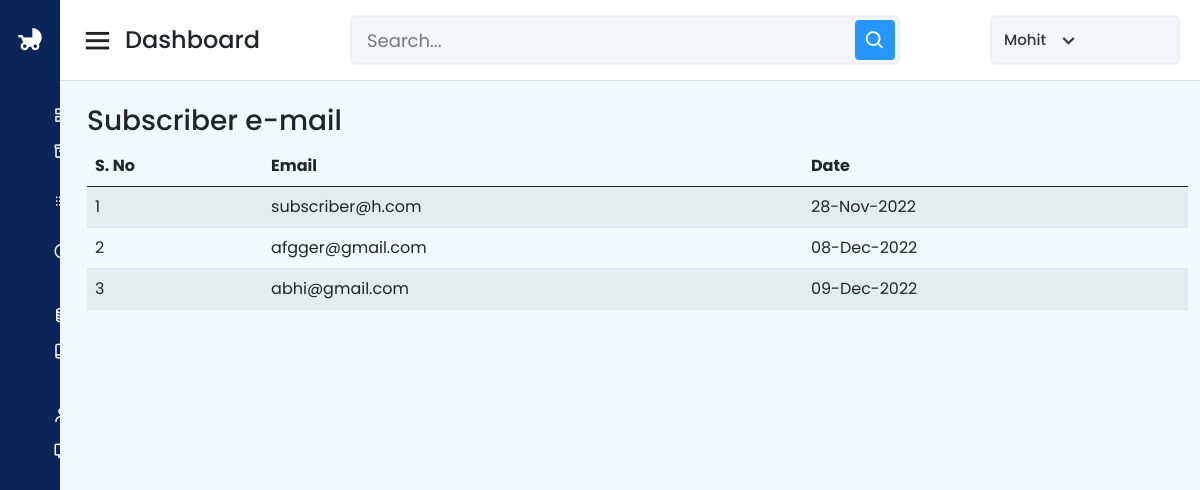
The app's page /dashboard/subscriber (signed in) with its own data.
### App/models.py (models this page shows, shortened)
class Subscriber(models.Model):
    email = models.EmailField(null=True)
    dateOfSub = models.DateField(auto_now=True, null=True)

### App/views.py (the view)
# urls.py: path("dashboard/subscriber",subscriber,name= "subscriber"),
def subscriber(request):
    if not request.user.is_authenticated:
        return redirect('admin_login')
    subscriber = Subscriber.objects.all()
    return render(request, "subscriber.html", context={"subscriber": subscriber})

### App/templates/subscriber.html (shortened to what this page needs)
{% extends 'dashbase.html' %}{% block body %}
    <div class="container">
        <h3>Subscriber e-mail</h3>
    <table id="example" class="table table-striped" style="width: 100%">
      <thead>
        <tr>
            <th>S. No</th>
          <th>Email</th>
          <th>Date</th>
        </tr>
      </thead>
      <tbody>
        {% for s in subscriber %}
        <tr>
        <td>{{ s.id }}</td>
          <td>{{ s.email }}</td>
          <td>{{ s.dateOfSub| date:"d-M-Y" }}</td>
        </tr>
        {% endfor %}
      </tbody>
    </table>
  </div>
{% endblock %}

### App/templates/dashbase.html (shortened to what this page needs)
<!DOCTYPE html>
{% load static %}
<html lang="en" dir="ltr">
  <head>
    <link rel="stylesheet" href="{% static '/css/dashboard.css' %}" />
    <link
      href="https://unpkg.com/boxicons@2.0.7/css/boxicons.min.css"
      rel="stylesheet"
    />
    <link
      href="https://cdn.jsdelivr.net/npm/bootstrap@5.0.2/dist/css/bootstrap.min.css"
      rel="stylesheet"
    />
    <link
      rel="stylesheet"
      type="text/css"
      href="https://cdn.datatables.net/v/bs5/jq-3.6.0/dt-1.13.1/b-2.3.3/b-html5-2.3.3/datatables.min.css"
    />
    <link
      rel="stylesheet"
      href="https://cdnjs.cloudflare.com/ajax/libs/font-awesome/6.2.1/css/all.min.css"
    />
  </head>
  <body>
    <div class="sidebar">
      <div class="logo-details">
        <i class='bx bxs-baby-carriage'></i>
        <span class="logo_name">BS|MS</span>
      </div>
      <ul class="nav-links">
        <li>
          <a href="{% url 'dashboard' %}">
            <span class="links_name">Dashboard</span>
          </a>
        </li>
        <li>
          <div class="dropdwon">
            <a
              href="#"
              class="dropdown-toggle"
              role="button"
              id="services"
              data-bs-toggle="dropdown"
              aria-expanded="false"
            >
              <span class="links_name">Services</span>
            </a>
          </div>
        </li>
        <li>
          <div class="dropdown">
            <a
              href="#"
              class="dropdown-toggle"
              role="button"
              id="babysitter"
              data-bs-toggle="dropdown"
              aria-expanded="false"
            >
              <span class="links_name">Baby Sitters</span>
            </a>
          </div>
        </li>
        <li>
          <div class="dropdown">
            <a
              href="#"
              class="dropdown-toggle"
              role="button"
              id="enquiry"
              data-bs-toggle="dropdown"
              aria-expanded="false"
            >
              <span class="links_name">Enquiry</span>
            </a>
          </div>
        </li>
        <li>
          <a href="{% url 'subscriber' %}">
            <span class="links_name">Subscriber</span>
          </a>
        </li>
        <li>
          <div class="dropdown">
            <a
              href="#"
              class="dropdown-toggle"
              role="button"
              id="Enrollments"
              data-bs-toggle="dropdown"
              aria-expanded="true"
            >
              <span class="links_name">Enrollments</span>
            </a>
          </div>
        </li>
        <li>
          <a href="{% url 'report' %}">
            <span class="links_name">Reports</span>
          </a>
        </li>
        <li>
          <div class="dropdown">
            <a
              href="#"
              class="dropdown-toggle"
              role="button"
              id="pages"
              data-bs-toggle="dropdown"
              aria-expanded="true"
            >
              <span class="links_name">Pages</span>
            </a>
          </div>
        </li>
      </ul>
    </div>
    <section class="home-section">
      <nav>
        <div class="sidebar-button">
          <i class="bx bx-menu sidebarBtn"></i>
          <span class="dashboard">Dashboard</span>
        </div>
        <div class="search-box">
          <input type="text" placeholder="Search..."  id ="search_value" />
          <i class="bx bx-search" onclick="search()"></i>
        </div>
        <div class="profile-details">
          <span class="admin_name">{{ request.user }}</span>
          <i class="bx bx-chevron-down"></i>
        </div>
      </nav>
      <div class="home-content" style="margin-left: 15px">
        {% block body %} {% endblock %}
      </div>
    </section>
  </body>
</html>

### App/static/css/dashboard.css (style rules this page uses)
* { margin: 0; padding: 0; box-sizing: border-box; font-family: 'Poppins', sans-serif; }
.sidebar { position: fixed; height: 100%; width: 240px; background: #0A2558; transition: all 0.5s ease; }
.sidebar .logo-details { height: 80px; display: flex; align-items: center; }
.sidebar .logo-details i { font-size: 28px; font-weight: 500; color: #fff; min-width: 60px; text-align: center }
.sidebar .logo-details .logo_name { color: #fff; font-size: 24px; font-weight: 500; }
.sidebar .nav-links { margin-top: 10px; }
.sidebar .nav-links li { position: relative; list-style: none; height: 50px; }
.sidebar .nav-links li a { height: 100%; width: 100%; display: flex; align-items: center; text-decoration: none; transition: all 0.4s ease; }
.sidebar .nav-links li a .links_name { color: #fff; font-size: 15px; font-weight: 400; white-space: nowrap; }
.home-section { position: relative; background: #eefafb; min-height: 100vh; width: calc(100% - 240px); left: 240px; transition: all 0.5s ease; }
.home-section nav { display: flex; justify-content: space-between; height: 80px; background: #fff; display: flex; align-items: center; position: fixed; width: calc(100% - 240px); left: 240px; z-index: 100; padding: 0 20px; box-shadow: 0 1px 1px rgba(0, 0, 0, 0.1); transition: all 0.5s ease; }
.home-section nav .sidebar-button { display: flex; align-items: center; font-size: 24px; font-weight: 500; }
nav .sidebar-button i { font-size: 35px; margin-right: 10px; }
.home-section nav .search-box { position: relative; height: 50px; max-width: 550px; width: 100%; margin: 0 20px; }
nav .search-box input { height: 100%; width: 100%; outline: none; background: #F5F6FA; border: 2px solid #EFEEF1; border-radius: 6px; font-size: 18px; padding: 0 15px; }
nav .search-box .bx-search { position: absolute; height: 40px; width: 40px; background: #2697FF; right: 5px; top: 50%; transform: translateY(-50%); border-radius: 4px; line-height: 40px; text-align: center; color: #fff; font-size: 22px; transition: all 0.4 ease; }
.home-section nav .profile-details { display: flex; align-items: center; background: #F5F6FA; border: 2px solid #EFEEF1; border-radius: 6px; height: 50px; min-width: 190px; padding: 0 15px 0 2px; }
nav .profile-details .admin_name { font-size: 15px; font-weight: 500; color: #333; margin: 0 10px; white-space: nowrap; }
nav .profile-details i { font-size: 25px; color: #333; }
.home-section .home-content { position: relative; padding-top: 104px; }
@media (max-width: 1240px) { .sidebar { width: 60px; } }
@media (max-width: 1240px) { .home-section { width: calc(100% - 60px); left: 60px; } }
@media (max-width: 1240px) { .home-section nav { width: calc(100% - 60px); left: 60px; } }
body { margin-top:20px; background-color:#f2f6fc; color:#69707a; }

### records on screen
Subscriber: id "1", email "subscriber@h.com", dateOfSub "28-Nov-2022"
Subscriber: id "2", email "afgger@gmail.com", dateOfSub "08-Dec-2022"
Subscriber: id "3", email "abhi@gmail.com", dateOfSub "09-Dec-2022"

### other values on screen
{{ request.user }} "Mohit"
